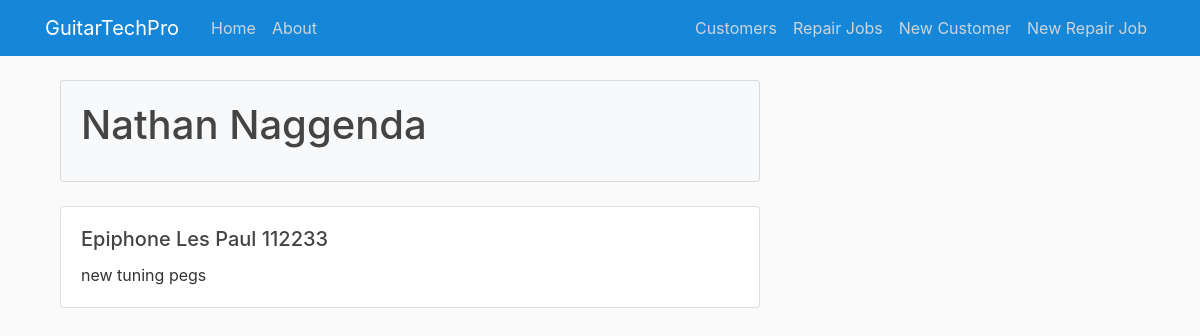
Page /customers/view/4 on the committed database.
### app/models.py (models this page shows, shortened)
class Guitar(db.Model):
    id = db.Column(db.Integer, primary_key=True)
    brand = db.Column(db.String(50), nullable=False)
    model = db.Column(db.String(50), nullable=False)
    serial_number = db.Column(db.String(50), nullable=True)
    description = db.Column(db.String(250), nullable=False)
    repair_status = db.Column(db.String(50), nullable=False)
    customer_id = db.Column(db.Integer, db.ForeignKey('customer.id'), nullable=False)

class Customer(db.Model):
    id = db.Column(db.Integer, primary_key=True)
    firstname = db.Column(db.String(50), nullable=False)
    lastname = db.Column(db.String(50), nullable=False)
    phone = db.Column(db.String(20), nullable=False)
    email = db.Column(db.String(120), nullable=True)
    guitars = db.relationship('Guitar', backref='customer', lazy=True)

### app/routes.py (the view)
@app.route('/customers/view/<int:customer_id>', methods=['GET', 'POST'])
def view_customer_guitars(customer_id):
    guitars = Guitar.query.filter_by(customer_id=customer_id)
    return render_template('view_customer_guitars.html', guitars=guitars)

### app/templates/view_customer_guitars.html
{% extends 'base.html' %}
{% block content %}
  <div class="container">
    {% set displayed_customers = [] %}
    {% for guitar in guitars %}
      {% if guitar.customer not in displayed_customers %}
        <div class="card bg-light mb-4">
          <div class="card-body">
            <h1 class="card-title">{{ guitar.customer.firstname }} {{ guitar.customer.lastname }}</h1>
          </div>
        </div>
        {% set _ = displayed_customers.append(guitar.customer) %}
      {% endif %}
      <div class="card">
        <div class="card-body">
          <h5 class="card-title">{{ guitar.brand }} {{ guitar.model }} {{ guitar.serial_number }}</h5>
          <p class="card-text">{{ guitar.description }}</p>
        </div>
      </div>
    {% endfor %}
  </div>
{% endblock %}

### app/static/main.css (style rules this page uses)
body { background: #fafafa; color: #333333; margin-top: 5rem; }
h1, h2, h3, h4, h5, h6 { color: #444444; }

### rows in the picture
Guitar: customer.firstname "Nathan", customer.lastname "Naggenda", brand "Epiphone", model "Les Paul", serial_number "112233", description "new tuning pegs"
